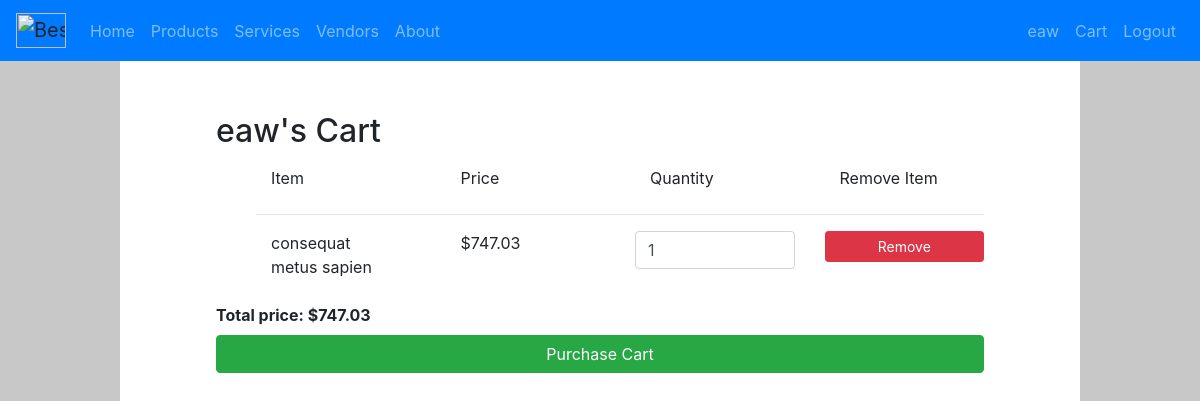
Screenshot of /products/cart/ (signed in) with the database file from the repository.
### accounts/models.py (models this page shows, shortened)
class Customer(AbstractUser):
    address = models.CharField(max_length=200, null=False)
    state = models.CharField(max_length=50, null=False)
    city = models.CharField(max_length=50, null=False)
    email = models.EmailField()
    phone = models.CharField(max_length=12, null=False)

### products/models.py (models this page shows, shortened)
class Cart(models.Model):
    customer = models.ForeignKey(Customer, verbose_name="customer", on_delete=models.CASCADE, null=False)
    product = models.ForeignKey(Product, verbose_name="product", on_delete=models.CASCADE, null=True)
    service = models.ForeignKey(Service, verbose_name="service", on_delete=models.CASCADE, null=True)
    quantity = models.PositiveIntegerField(default=1, null=False)
    class Meta:
       unique_together = ("customer", "product", "service")

class Product(models.Model):
    type = models.CharField(max_length=200, choices=[(tag, tag.value) for tag in ProductType], null=False)
    name = models.CharField(max_length=200, null=False)
    brand = models.CharField(max_length=200, null=False)
    price = models.DecimalField(max_digits=10, decimal_places=2, null=False)
    description = models.CharField(max_length=200, null=False)
    size = models.PositiveIntegerField(null=False, validators=[MinValueValidator(1), MaxValueValidator(100)],)
    shipping = models.DecimalField(max_digits=5, decimal_places=2, null=False)
    vendor = models.ForeignKey(Vendor, verbose_name="vendor", on_delete=models.CASCADE, null=False)
    class Meta:
        ordering = ('name', 'brand', 'size', 'vendor',)

### products/views.py (the view)
# urls.py: path("cart/", views.cart, name='cart'),
@login_required
def cart(request):
    product = request.POST.get("product")
    service = request.POST.get("service")
    if product != None:
        Cart.objects.filter(customer=request.user, product=product).delete()
    if service != None:
        Cart.objects.filter(customer=request.user, service=service).delete()
    results = Cart.objects.filter(customer=request.user.id)
    total = 0
    for item in results:
        if item.product is not None:
            total += (item.product.price * item.quantity)
        if item.service is not None:
            total += (item.service.price * item.quantity)
    return render(request, 'cart.html', {"cart":results, "total":total})

### templates/cart.html (shortened to what this page needs)
{% extends "base.html" %}
{% block content %}
  <h2>{{ user.username }}'s Cart</h2>
  <ul>
    <div class="row">
      <div class="col">
            <label class="col">Item</label>
      </div>
      <div class="col">
            <label class="col">Price</label>
      </div>
      <div class="col">
            <label class="col">Quantity</label>
      </div>
      <div class="col">
            <label class="col">Remove Item</label>
      </div>
    </div>
    <hr>
    {% for item in cart %}
      <form action="" method="POST">
        <div class="row">
          <div class="col">
            {% if item.product != None %}
              <label class="col">{{item.product.name}}</label>
            {% endif %}
          </div>
          <div class="col">
            {% if item.product != None %}
              <label class="col">${{item.product.price}}</label>
            {% endif %}
          </div>
          <div class="col">
            <input type="number" class="form-control" id="quantity" min="0" max="99" value="{{item.quantity}}">
          </div>
          <div class="col">
            <button type="submit" class="btn btn-sm btn-danger btn-block">Remove</button>
          </div>
        </div>
      </form>
      {% empty %}
        <li>cart is empty</li>
    {% endfor %}
  </ul>
  {% if cart %}
    <label><b>Total price: ${{total}}</b></label>
    <a href="{% url 'purchase' %}" class="btn btn-success btn-block">
       Purchase Cart
    </a>
  {% else %}
    <button type="button" class="btn btn-secondary btn-block" disabled>Purchase Cart</button>
  {% endif %}
{% endblock %}

### templates/base.html (shortened to what this page needs)
{% load static %}
<link rel="stylesheet" type="text/css" href="{% static 'style.css' %}">
<!DOCTYPE html>
<html lang="en">
  <head>
    <link rel="stylesheet" href="https://stackpath.bootstrapcdn.com/bootstrap/4.1.3/css/bootstrap.min.css"
>
    <link rel="stylesheet" type="text/css" href="{% static 'style.css' %}" />
  </head>
  <body>
    <nav class="navbar fixed-top navbar-expand-lg navbar-dark bg-primary">
      <div class="collapse navbar-collapse" id="navbarColor02">
        <a class="navbar-brand">
          <img src="https://upload.wikimedia.org/wikipedia/commons/f/f5/Best_Buy_Logo.svg" width="50" height="35" alt="BestBuy">
        </a>
        <ul class="navbar-nav mr-auto">
          <li class="nav-item {% if nbar == 'home' %}active{% endif %}">
            <a class="nav-link" href="/">Home</a>
          </li>
          <li class="nav-item {% if nbar == 'products' %}active{% endif %}">
            <a class="nav-link" href="{% url 'products' %}">Products</a>
          </li>
          <li class="nav-item {% if nbar == 'services' %}active{% endif %}">
            <a class="nav-link" href="{% url 'services' %}">Services</a>
          </li>
          <li class="nav-item {% if nbar == 'vendors' %}active{% endif %}">
            <a class="nav-link" href="{% url 'vendors' %}">Vendors</a>
          </li>
          <li class="nav-item {% if nbar == 'about' %}active{% endif %}">
            <a class="nav-link" href="{% url 'about' %}">About</a>
          </li>
        </ul>
        {% block login %}
          {% if user.is_authenticated %}
            <ul class="nav navbar-nav navbar-right">
              <li class="navbar-item">
                <a class="nav-link" href="{% url 'account' %}">{{user.username}}</a>
              </li>
              <li class="nav-item">
                <a class="nav-link" href="{% url 'cart' %}">Cart</a>
              </li>
              <li class="nav-item">
                <a class="nav-link" href="{% url 'logout' %}">Logout</a>
              </li>
            </ul>
          {% endif %}
        {% endblock %}
      </div>
    </nav>
    <div id="content">
      {% block content %}{% endblock %}
    </div>
  </body>
</html>

### static/style.css (style rules this page uses)
body { background-color: rgb(200, 200, 200); height: 100%; display: flex; flex-direction: column; padding-top: 16px; }
#content { background-color: white; padding: 96px; margin-left: 10vw; margin-right: 10vw; flex-grow: 1; }
h2 { margin-bottom: 16px; }
img { max-width: 100%; max-height: 100%; }

### rows the page displays
Customer: username "eaw"
Cart: product.name "consequat metus sapien", product.price "747.03", quantity "1"

### other values shown
{{ total }} "747.03"
